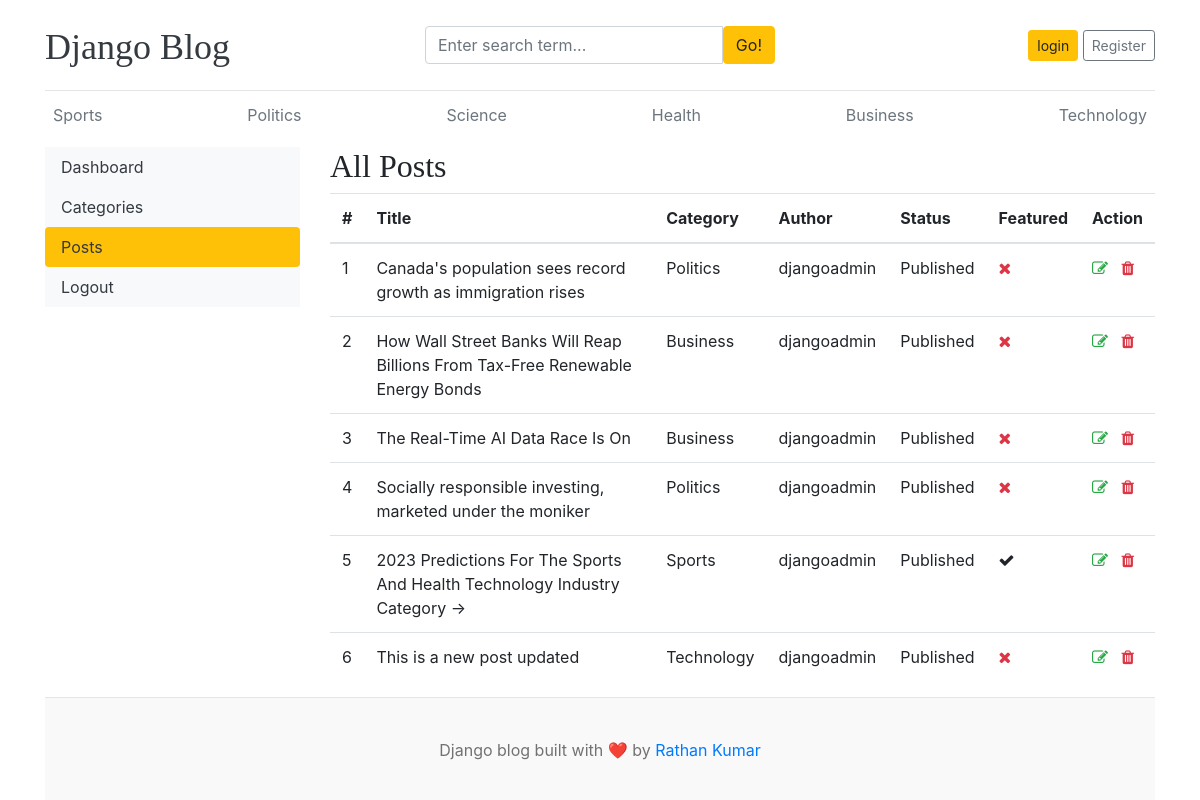
The app's page /dashboard/posts/ with its own data.
### blog/models.py (models this page shows, shortened)
class Category(models.Model):
    category_name = models.CharField(max_length=50, unique=True)
    created_at = models.DateTimeField(auto_now_add=True)
    updated_at = models.DateTimeField(auto_now=True)
    class Meta:
        verbose_name_plural = "categories"
    def __str__(self):
        return self.category_name

class Blog(models.Model):
    title = models.CharField(max_length=100)
    slug = models.SlugField(max_length=150, unique=True, blank=True)
    category = models.ForeignKey(Category, on_delete=models.CASCADE)
    author = models.ForeignKey(User, on_delete=models.CASCADE)
    featured_image = models.ImageField(upload_to='uploads/%Y/%m/%d')
    short_description = models.TextField(max_length=500)
    blog_body = models.TextField(max_length=2000)
    status = models.CharField(max_length=20, choices=STATUS_CHOICES, default="Draft")
    is_featured = models.BooleanField(default=False)
    created_at = models.DateTimeField(auto_now_add=True)
    updated_at = models.DateTimeField(auto_now=True)

### dashboards/views.py (the view)
# urls.py: path('posts/', views.posts, name='posts'),
def posts(request):
    posts = Blog.objects.all()
    context = {
        'posts': posts,
    }
    return render(request, 'dashboard/posts.html', context)

### blog/context_processors.py (called while the page is built)
def get_categories(request):
    categories = Category.objects.all()
    return dict(categories=categories)

def get_social_links(request):
    social_links = SocialLink.objects.all()
    return dict(social_links=social_links)

### blog_main/templates/dashboard/posts.html (shortened to what this page needs)
{% extends 'base.html' %}
{% block content %}
<div class="row">
    {% include 'dashboard/sidebar.html' %}
    <div class="col-md-9">
        <h2>All Posts</h2>
        <table class="table table-hover">
            <thead>
                <tr>
                    <th>#</th>
                    <th>Title</th>
                    <th>Category</th>
                    <th>Author</th>
                    <th>Status</th>
                    <th>Featured</th>
                    <th>Action</th>
                </tr>
            </thead>
            <tbody>
                {% for post in posts %}
                <tr>
                    <td>{{ forloop.counter }}</td>
                    <td>{{ post.title }}</td>
                    <td>{{ post.category }}</td>
                    <td>{{ post.author }}</td>
                    <td>{{ post.status }}</td>
                    <td>{%  if post.is_featured %}<i class="fa fa-check text-sucess"></i>{% else %}<i class="fa fa-times text-danger"></i>{% endif %}</td>
                    <td>
                            <i class="fa fa-edit text-success"></i>
                        <a href="{% url 'delete_post' post.id %}"
                            <i class="fa fa-trash text-danger"></i>
                        </a>
                    </td>
                </tr>
                {% endfor %}
            </tbody>
        </table>
    </div>
</div>
{% endblock %}

### blog_main/templates/base.html (shortened to what this page needs)
{% load static %}
<!DOCTYPE html>
<html lang="en">
<head>
    <link href="https://getbootstrap.com/docs/4.0/dist/css/bootstrap.min.css" rel="stylesheet">
    <link href="{% static 'css/blog.css' %}" rel="stylesheet">
    <link rel="stylesheet"
      href="https://cdnjs.cloudflare.com/ajax/libs/font-awesome/4.7.0/css/font-awesome.min.css">
</head>
<body>
<div class="container">
    <header class="blog-header py-3">
        <div class="row flex-nowrap justify-content-between align-items-center">
            <div class="col-4 pt-1">
                <a class="blog-header-logo text-dark" href="/">
                    Django Blog
                </a>
            </div>
            <div class="col-4">
                <form action="{% url 'search' %}" method="GET">
                    <div class="input-group">
                        <input
                            class="form-control"
                            type="text"
                            name="keyword" value="{{ keyword }}"
                            placeholder="Enter search term..."
                            aria-label="Enter search term..."
                        >
                        <button
                            type="submit"
                            class="btn btn-warning"
                            id="button-search">
                            Go!
                        </button>
                    </div>
                </form>
            </div>
<div class="col-4 d-flex justify-content-end align-items-center">
    {% if not user.is_authenticated %}
    <a class="btn btn-sm btn-warning" href="{% url 'login' %}">
        login
    </a>
    <a class="btn btn-sm btn-outline-secondary" href="{% url 'register' %}">
    Register
</a>
{% else %}
<span><a href="{% url 'dashboard' %}">Dashboard</a></span>
<span>
    <a href="{% url 'logout' %}">Logout</a>
</span>
&emsp;
{% endif %}
</div>
        </div>
    </header>
    <div class="nav-scroller py-1 mb-2">
        <nav class="nav d-flex justify-content-between">
            {% for cat in categories %}
                <a
                    class="p-2 text-muted"
                    href="{% url 'posts_by_category' cat.id %}">
                    {{ cat.category_name }}
                </a>
            {% endfor %}
        </nav>
    </div>
    {% block content %}
    {% endblock %}
    <footer class="blog-footer">
        <p>
            Django blog built with ❤️ by
            <a href="#">Rathan Kumar</a>
        </p>
    </footer>
</div>
</body>
</html>

### blog_main/static/blog.css (style rules this page uses)
.blog-header { border-bottom: 1px solid #e5e5e5; }
.blog-header-logo { font-family: "Playfair Display", Georgia, "Times New Roman", serif; font-size: 2.25rem; }
h1, h2, h3, h4, h5, h6 { font-family: "Playfair Display", Georgia, "Times New Roman", serif; }
.blog-footer { padding: 2.5rem 0; color: #727272; text-align: center; background-color: #f9f9f9; border-top: .05rem solid #e5e5e5; }
.blog-footer p:last-child { margin-bottom: 0; }

### records on screen
Category: category_name "Sports"
Category: category_name "Politics"
Category: category_name "Science"
Category: category_name "Health"
Category: category_name "Business"
Category: category_name "Technology"
Blog: title "Canada's population sees record growth as immigration rises", category "Politics", author "djangoadmin", status "Published", is_featured False (drawn)
Blog: title "How Wall Street Banks Will Reap Billions From Tax-Free Renewable Energy Bonds", category "Business", author "djangoadmin", status "Published", is_featured False (drawn)
Blog: title "The Real-Time AI Data Race Is On", category "Business", author "djangoadmin", status "Published", is_featured False (drawn)
Blog: title "Socially responsible investing, marketed under the moniker", category "Politics", author "djangoadmin", status "Published", is_featured False (drawn)
Blog: title "2023 Predictions For The Sports And Health Technology Industry Category →", category "Sports", author "djangoadmin", status "Published", is_featured True (drawn)
Blog: title "This is a new post updated", category "Technology", author "djangoadmin", status "Published", is_featured False (drawn)
